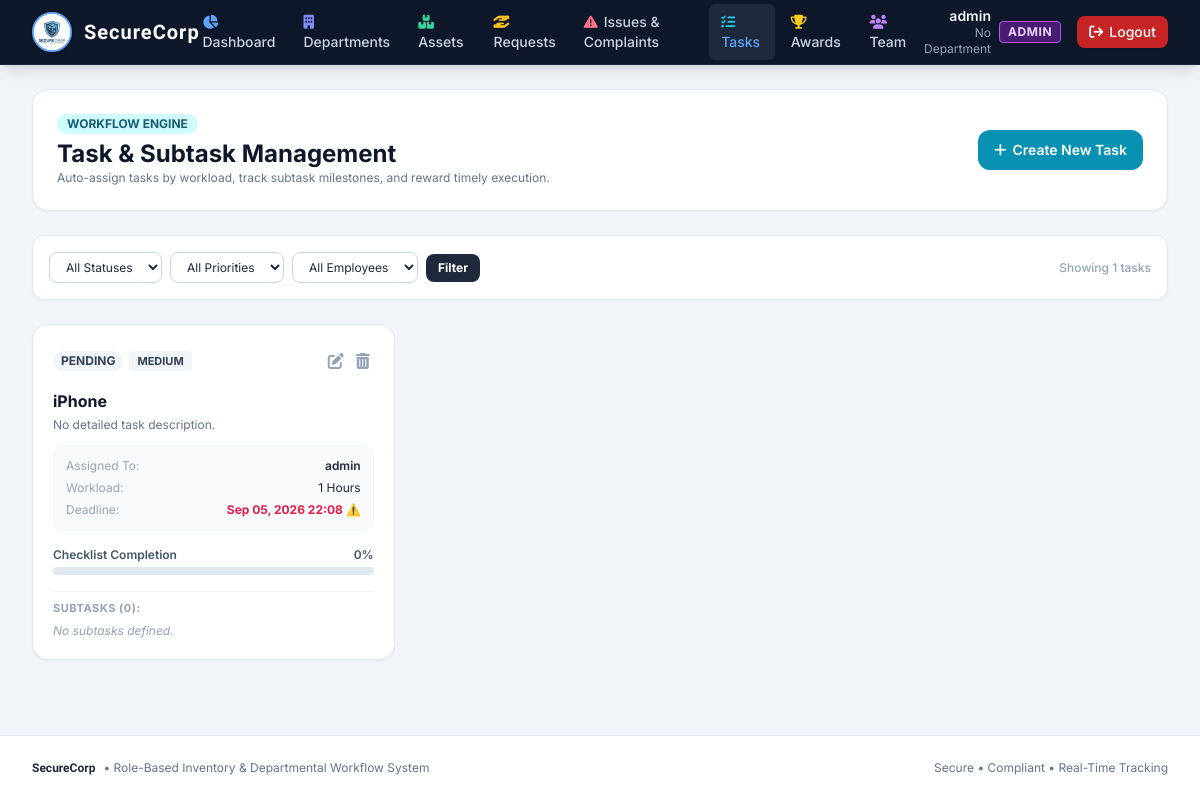
/tasks/ (signed in), run on an earlier commit of the app's database.
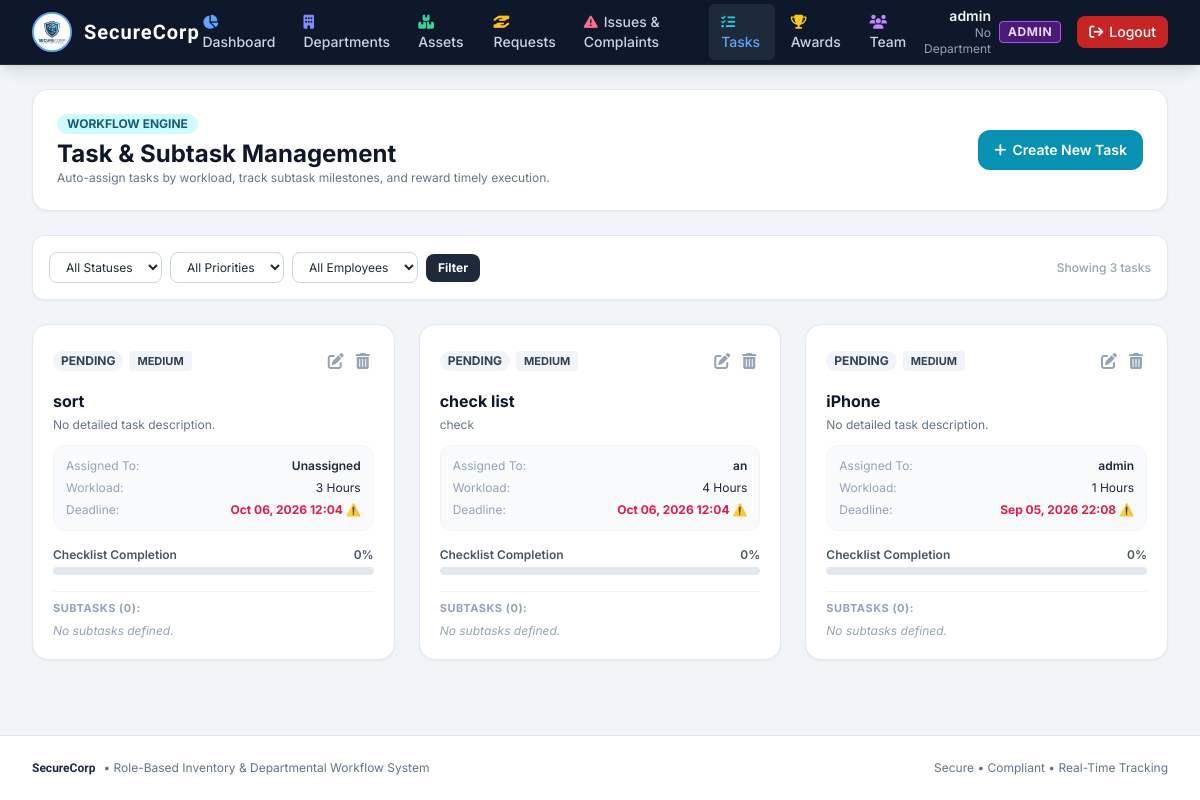
And on a later commit of the database.
### inventory/models.py (models this page shows, shortened)
class Task(models.Model):
    STATUS_CHOICES = (
        ('PENDING', 'Pending'),
        ('IN_PROGRESS', 'In Progress'),
        ('COMPLETED', 'Completed'),
    )
    PRIORITY_CHOICES = (
        ('LOW', 'Low'),
        ('MEDIUM', 'Medium'),
        ('HIGH', 'High'),
        ('URGENT', 'Urgent'),
    )
    title = models.CharField(max_length=200)
    description = models.TextField(blank=True)
    assigned_to = models.ForeignKey(User, on_delete=models.SET_NULL, null=True, blank=True, related_name='tasks')
    required_skill = models.ForeignKey(Skill, on_delete=models.SET_NULL, null=True, blank=True)
    deadline = models.DateTimeField()
    workload_hours = models.PositiveIntegerField(default=1)
    priority = models.CharField(max_length=10, choices=PRIORITY_CHOICES, default='MEDIUM')
    status = models.CharField(max_length=20, choices=STATUS_CHOICES, default='PENDING')
    created_at = models.DateTimeField(auto_now_add=True)
    completed_at = models.DateTimeField(null=True, blank=True)
    @property
    def is_overdue(self):
        if self.status != 'COMPLETED' and self.deadline:
            return timezone.now() > self.deadline
        return False
    @property
    def progress_percentage(self):
        total = self.subtasks.count()
        if total == 0:
            return 100 if self.status == 'COMPLETED' else 0
        done = self.subtasks.filter(is_completed=True).count()
        return int((done / total) * 100)

class User(AbstractUser):
    ROLE_CHOICES = (
        ('ADMIN', 'Admin'),
        ('EMPLOYEE', 'Employee'),
    )
    role = models.CharField(max_length=10, choices=ROLE_CHOICES, default='EMPLOYEE')
    skills = models.ManyToManyField(Skill, blank=True, related_name='employees')
    department = models.ForeignKey(Department, on_delete=models.SET_NULL, null=True, blank=True, related_name='employees')
    @property
    def is_admin_role(self):
        return self.role == 'ADMIN' or self.is_superuser or self.is_staff
    @property
    def full_name_or_username(self):
        full = self.get_full_name()
        return full if full else self.username

### inventory/views.py (the view)
# urls.py: path('tasks/', views.task_list, name='task_list'),
@login_required
def task_list(request):
    status_filter = request.GET.get('status', '').upper()
    priority_filter = request.GET.get('priority', '').upper()
    employee_id = request.GET.get('employee')
    if request.user.is_admin_role:
        tasks = Task.objects.select_related('assigned_to', 'required_skill').prefetch_related('subtasks').all().order_by('-created_at')
    else:
        tasks = Task.objects.filter(assigned_to=request.user).select_related('required_skill').prefetch_related('subtasks').order_by('-created_at')
    if status_filter:
        tasks = tasks.filter(status=status_filter)
    if priority_filter:
        tasks = tasks.filter(priority=priority_filter)
    if employee_id and request.user.is_admin_role:
        tasks = tasks.filter(assigned_to_id=employee_id)
    employees = User.objects.filter(role='EMPLOYEE')
    return render(request, 'inventory/task_list.html', {
        'tasks': tasks,
        'employees': employees,
        'status_filter': status_filter,
        'priority_filter': priority_filter,
        'selected_employee': employee_id,
    })

### templates/inventory/task_list.html (shortened to what the changed rows need)
{% extends 'base.html' %}
{% block content %}
<div class="space-y-6">
    <div class="bg-white p-6 rounded-2xl shadow-sm border border-slate-200 flex flex-col sm:flex-row sm:items-center sm:justify-between gap-4">
        <div>
            <h1 class="text-2xl font-bold text-slate-900 mt-1">Task & Subtask Management</h1>
        </div>
    </div>
    <div class="bg-white p-4 rounded-xl shadow-sm border border-slate-200 flex flex-wrap items-center justify-between gap-3 text-xs">
        <form method="get" class="flex flex-wrap items-center gap-2">
            <select name="status" class="py-1.5 px-3 border border-slate-300 rounded-lg bg-white focus:ring-2 focus:ring-cyan-500 outline-none">
            </select>
            <select name="priority" class="py-1.5 px-3 border border-slate-300 rounded-lg bg-white focus:ring-2 focus:ring-cyan-500 outline-none">
            </select>
            {% if user.is_admin_role %}
            <select name="employee" class="py-1.5 px-3 border border-slate-300 rounded-lg bg-white focus:ring-2 focus:ring-cyan-500 outline-none">
            </select>
            {% endif %}
            <button type="submit" class="bg-slate-800 hover:bg-slate-900 text-white font-bold px-3 py-1.5 rounded-lg transition">
            </button>
        </form>
        <span class="text-slate-400 font-medium">Showing {{ tasks.count }} tasks</span>
    </div>
    <div class="grid grid-cols-1 md:grid-cols-2 lg:grid-cols-3 gap-6">
        {% for task in tasks %}
        <div class="bg-white rounded-2xl shadow-sm border border-slate-200 p-5 flex flex-col justify-between hover:shadow-md transition {% if task.status == 'COMPLETED' %}border-emerald-200 bg-emerald-50/20{% endif %}">
            <div>
                <div class="flex items-center justify-between mb-3">
                    <div class="flex items-center space-x-1.5">
                        <span class="text-xs font-bold px-2 py-0.5 rounded-full {% if task.status == 'COMPLETED' %}bg-emerald-100 text-emerald-800{% elif task.status == 'IN_PROGRESS' %}bg-amber-100 text-amber-800{% else %}bg-slate-100 text-slate-700{% endif %}">
                            {{ task.status }}
                        </span>
                        <span class="text-[11px] font-bold px-2 py-0.5 rounded {% if task.priority == 'URGENT' %}bg-rose-100 text-rose-800{% elif task.priority == 'HIGH' %}bg-amber-100 text-amber-800{% else %}bg-slate-100 text-slate-700{% endif %}">
                            {{ task.priority }}
                        </span>
                    </div>
                    {% if user.is_admin_role %}
                    <div class="flex items-center space-x-1">
                        <a href="{% url 'edit_task' task.id %}" class="text-slate-400 hover:text-blue-600 p-1" title="Edit Task">
                            <i class="fa-solid fa-pen-to-square"></i>
                        </a>
                        <a href="{% url 'delete_task' task.id %}" class="text-slate-400 hover:text-rose-600 p-1" title="Delete Task">
                            <i class="fa-solid fa-trash-can"></i>
                        </a>
                    </div>
                    {% endif %}
                </div>
                <h3 class="font-bold text-slate-900 text-base mb-1">{{ task.title }}</h3>
                <p class="text-xs text-slate-500 line-clamp-2 mb-3">{{ task.description|default:'No detailed task description.' }}</p>
                <div class="space-y-1.5 text-xs text-slate-600 bg-slate-50 p-3 rounded-xl border border-slate-100 mb-4">
                    <div class="flex items-center justify-between">
                        <span class="text-slate-400">Assigned To:</span>
                        <strong class="text-slate-800 font-semibold">{{ task.assigned_to.username|default:'Unassigned' }}</strong>
                    </div>
                    <div class="flex items-center justify-between">
                        <span class="text-slate-400">Workload:</span>
                        <span class="text-slate-800">{{ task.workload_hours }} Hours</span>
                    </div>
                    <div class="flex items-center justify-between">
                        <span class="text-slate-400">Deadline:</span>
                        <span class="font-bold {% if task.is_overdue %}text-rose-600{% else %}text-slate-700{% endif %}">
                            {{ task.deadline|date:"M d, Y H:i" }}
                            {% if task.is_overdue %}⚠️{% endif %}
                        </span>
                    </div>
                </div>
                <div class="mb-4">
                    <div class="flex items-center justify-between text-xs font-semibold text-slate-600 mb-1">
                        <span>Checklist Completion</span>
                        <span>{{ task.progress_percentage }}%</span>
                    </div>
                    <div class="w-full bg-slate-200 h-2 rounded-full overflow-hidden">
                    </div>
                </div>
                <div class="space-y-1.5 pt-2 border-t border-slate-100 max-h-40 overflow-y-auto custom-scrollbar pr-1">
                    <span class="text-[11px] font-bold text-slate-400 uppercase tracking-wider block mb-1">Subtasks ({{ task.subtasks.count }}):</span>
                    {% for subtask in task.subtasks.all %}
                    <form method="post" action="{% url 'update_subtask_status' subtask.id %}" class="flex items-center bg-slate-50/70 p-2 rounded-lg border border-slate-200">
                        {% csrf_token %}
                        <input type="checkbox" name="is_completed" {% if subtask.is_completed %}checked{% endif %} onchange="this.form.submit()" class="h-4 w-4 text-cyan-600 focus:ring-cyan-500 rounded cursor-pointer mr-2.5">
                        <span class="text-xs {% if subtask.is_completed %}line-through text-slate-400{% else %}text-slate-800 font-medium{% endif %}">
                            {{ subtask.title }}
                        </span>
                    </form>
                    {% empty %}
                    <p class="text-xs text-slate-400 italic">No subtasks defined.</p>
                    {% endfor %}
                </div>
            </div>
        </div>
        {% endfor %}
    </div>
</div>
{% endblock %}

What changed in the data, as far as the page shows it:
added Task: status "PENDING", priority "MEDIUM", title "sort", description "No detailed task description.", assigned_to.username "Unassigned", workload_hours "3", deadline "Oct 06, 2026 12:04", progress_percentage "0", subtasks.count "0"
added Task: status "PENDING", priority "MEDIUM", title "check list", description "check", assigned_to.username "an", workload_hours "4", deadline "Oct 06, 2026 12:04", progress_percentage "0", subtasks.count "0"
Also different on the page:
{{ tasks.count }}: "1" → "3"
